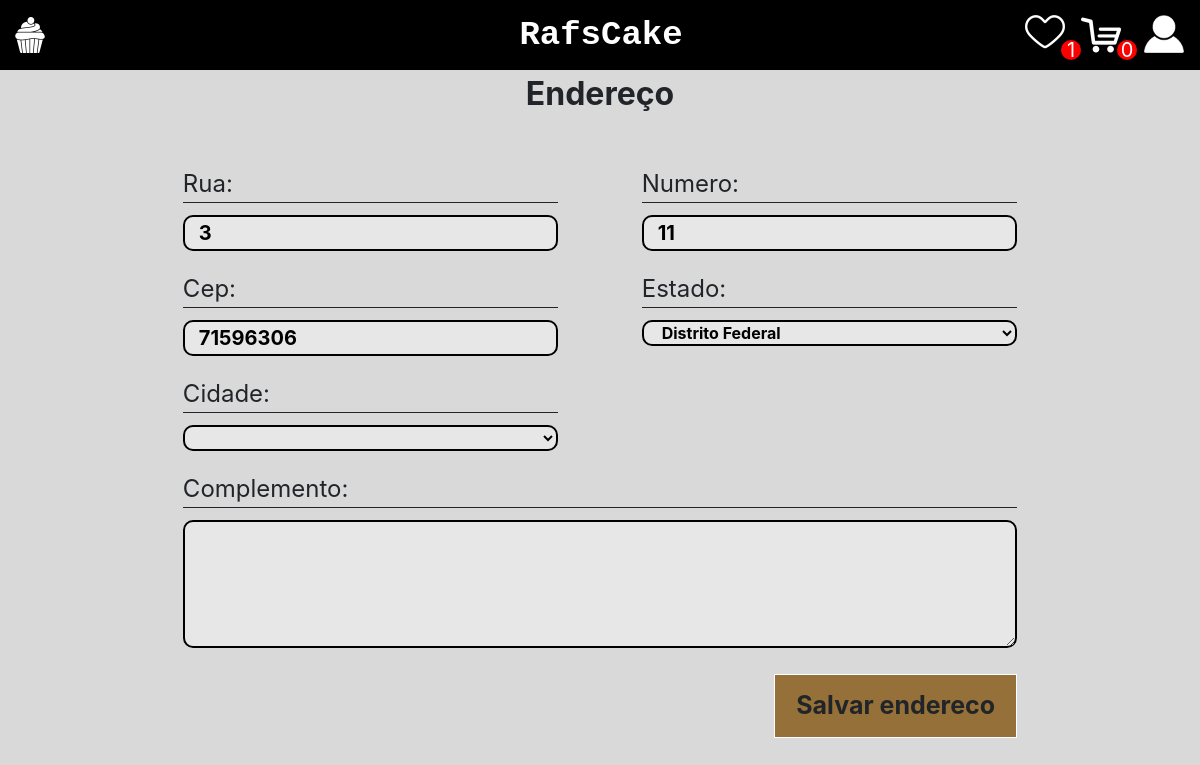
Page /perfil/endereco/11/ (signed in) on the committed database.
### perfil/models.py (models this page shows)
class Endereco(models.Model):
    ESTADOS_CHOICES = [
        ('12', 'Acre'),
        ('27', 'Alagoas'),
        ('16', 'Amapá'),
        ('13', 'Amazonas'),
        ('29', 'Bahia'),
        ('23', 'Ceará'),
        ('53', 'Distrito Federal'),
        ('32', 'Espírito Santo'),
        ('52', 'Goiás'),
        ('21', 'Maranhão'),
        ('51', 'Mato Grosso'),
        ('50', 'Mato Grosso do Sul'),
        ('31', 'Minas Gerais'),
        ('15', 'Pará'),
        ('25', 'Paraíba'),
        ('41', 'Paraná'),
        ('26', 'Pernambuco'),
        ('22', 'Piauí'),
        ('33', 'Rio de Janeiro'),
        ('24', 'Rio Grande do Norte'),
        ('43', 'Rio Grande do Sul'),
        ('11', 'Rondônia'),
        ('14', 'Roraima'),
        ('42', 'Santa Catarina'),
        ('35', 'São Paulo'),
        ('28', 'Sergipe'),
        ('17', 'Tocantins')
    ]
    rua = models.CharField(max_length=255)
    numero = models.IntegerField()
    cep = models.CharField(max_length=8)
    estado = models.CharField(max_length=2, choices=ESTADOS_CHOICES)
    cidade = models.CharField(max_length=255)
    complemento = models.CharField(max_length=255, blank=True)
    user = models.ForeignKey(CustomUser, on_delete=models.CASCADE, null=True)

### perfil/views.py (the view, shortened to what this page needs)
# urls.py: path('endereco/<int:endereco_id>/', views.endereco_view, name='endereco'),
def endereco_view(request, endereco_id=None):
    if endereco_id:
        endereco = get_object_or_404(Endereco, id=endereco_id)
    else:
        endereco = Endereco()
    form = EnderecoForm(request.POST or None, instance=endereco)
    return render(request, 'add_enderecos.html', {'form': form,'endereco_id': endereco_id})

### perfil/forms.py
class EnderecoForm(forms.ModelForm):
    class Meta:
        model = Endereco
        fields = ['rua', 'numero', 'cep', 'estado', 'cidade','complemento']

### context_processors.py (called while the page is built)
def qtd_favorite(request):
    qtd_favorite=0
    if request.user.is_authenticated:
        favoritos = Favorito.objects.filter(ClienteCodigo=request.user)
        qtd_favorite = len(favoritos)
    return {'qtd_favorite': qtd_favorite}

def qtd_cart(request):
    qtd_cart = 0
    if request.user.is_authenticated:
        carrinho = Carrinho.objects.filter(ClienteCodigo=request.user, Ativo=True).first()
        if carrinho:
            qtd_cart = carrinho.itens.count()
    return {'qtd_cart': qtd_cart}

### perfil/templates/add_enderecos.html (shortened to what this page needs)
{% extends 'base.html' %}
{% load static %}
{% block 'head' %}
<link rel="stylesheet" href="{% static 'home/css/home.css' %}">
<link rel="stylesheet" href="{% static 'perfil/css/add_endereco.css' %}">
{% endblock %}
{% block 'body' %}
<div class="centered-text">
    Endereço
</div>
<br>
<br>
<div class="endereco-container">
    <form method="POST" action="{% url 'add_endereco' endereco_id %}">
        <div class="endereco-info">
            <div class="endereco-info-group">
                <div>
                    <label>Rua:</label>
                    {{ form.rua }}
                </div>
                <div>
                    <label>Numero:</label>
                    {{ form.numero }}
                </div>
            </div>
            <div class="endereco-info-group">
                <div>
                    <label>Cep:</label>
                    {{ form.cep }}
                </div>
                <div>
                    <label>Estado:</label>
                    {{ form.estado }}
                </div>
            </div>
            <div class="endereco-info-group">
                <div>
                    <label>Cidade:</label>
                    <select value-selected="{{ form.cidade.value }}" name="cidade" required="" id="id_cidade">
                    </select>
                </div>
            </div>
            <div class="endereco-info-group">
                <div id="complemento">
                    <label>Complemento:</label>
                    <textarea name="complemento" id="id_complemento" cols="30" rows="5" maxlength="255">{{ form.complemento.value }}</textarea>
                </div>
            </div>
        </div>
        <input class="button-actions" type="submit" value="Salvar endereco">
    </form>
</div>
{% endblock %}

### templates/static/home/css/home.css (style rules this page uses)
.centered-text { display: flex; justify-content: center; font-size: 2em; font-weight: bold; }

### templates/static/perfil/css/add_endereco.css (style rules this page uses)
.endereco-container { display: flex; justify-content: center; align-items: center; flex-direction: column; }
.endereco-info { width: 100%; }
.endereco-info-group { display: flex; justify-content: space-between; }
.endereco-info-group div { width: 45%; margin-bottom: 20px; }
.endereco-info-group div input,select,textarea { width: 100%; border-radius: 10px; font-size: 20px; FONT-WEIGHT: BOLD; padding-left: 14px; background-color: #e7e7e7; border: 2px solid; }
label { border-bottom: 1px solid; margin-bottom: 12px !important; width: 100%; font-size: 1.5em; }
div#complemento { width: 100%; }
.button-actions { text-decoration: none !important; text-decoration: none; color: inherit !important; padding: 12px 21px 12px 21px; display: inline-block; margin-left: 5px; border: 1px solid white; background-color: #957038; font-size: 25px; font-weight: bold; }
input.button-actions { float: right; }

### templates/static/base/css/base.css (style rules this page uses)
body { background-color: #d9d9d9 }

### rows in the picture
Endereco: rua "3", numero "11", cep "71596306", estado "Distrito Federal"

### other values in the picture
{{ qtd_favorite }} "1"
{{ qtd_cart }} "0"
